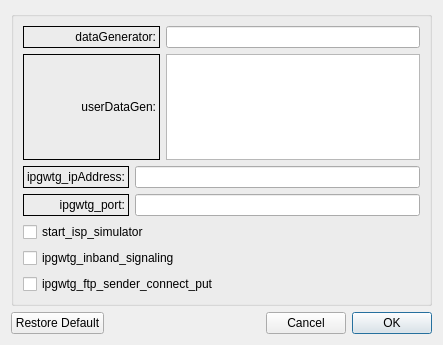
<?xml version="1.0" encoding="UTF-8"?>
<ui version="4.0">
 <class>ipexForm</class>
 <widget class="QWidget" name="ipexForm">
  <property name="geometry">
   <rect>
    <x>0</x>
    <y>0</y>
    <width>443</width>
    <height>345</height>
   </rect>
  </property>
  <property name="windowTitle">
   <string>Ipex Settings</string>
  </property>
  <layout class="QGridLayout" name="gridLayout_2">
   <item row="0" column="0">
    <widget class="QGroupBox" name="gbIpex">
     <property name="title">
      <string/>
     </property>
     <layout class="QGridLayout" name="gridLayout">
      <item row="0" column="0">
       <layout class="QVBoxLayout" name="verticalLayout_5">
        <item>
         <layout class="QHBoxLayout" name="horizontalLayout_4">
          <item>
           <widget class="QLabel" name="label_4">
            <property name="minimumSize">
             <size>
              <width>137</width>
              <height>0</height>
             </size>
            </property>
            <property name="frameShape">
             <enum>QFrame::Box</enum>
            </property>
            <property name="text">
             <string>dataGenerator:</string>
            </property>
            <property name="alignment">
             <set>Qt::AlignRight|Qt::AlignTrailing|Qt::AlignVCenter</set>
            </property>
           </widget>
          </item>
          <item>
           <widget class="QLineEdit" name="tet_dataGenerator"/>
          </item>
         </layout>
        </item>
        <item>
         <layout class="QHBoxLayout" name="horizontalLayout">
          <item>
           <widget class="QLabel" name="label">
            <property name="minimumSize">
             <size>
              <width>137</width>
              <height>0</height>
             </size>
            </property>
            <property name="frameShape">
             <enum>QFrame::Box</enum>
            </property>
            <property name="text">
             <string>userDataGen:</string>
            </property>
            <property name="alignment">
             <set>Qt::AlignRight|Qt::AlignTrailing|Qt::AlignVCenter</set>
            </property>
           </widget>
          </item>
          <item>
           <widget class="QTextEdit" name="tet_userDataGen"/>
          </item>
         </layout>
        </item>
        <item>
         <layout class="QVBoxLayout" name="verticalLayout_4">
          <item>
           <layout class="QHBoxLayout" name="horizontalLayout_2">
            <item>
             <layout class="QVBoxLayout" name="verticalLayout">
              <item>
               <widget class="QLabel" name="label_2">
                <property name="frameShape">
                 <enum>QFrame::Box</enum>
                </property>
                <property name="text">
                 <string>ipgwtg_ipAddress:</string>
                </property>
                <property name="alignment">
                 <set>Qt::AlignRight|Qt::AlignTrailing|Qt::AlignVCenter</set>
                </property>
               </widget>
              </item>
              <item>
               <widget class="QLabel" name="label_3">
                <property name="frameShape">
                 <enum>QFrame::Box</enum>
                </property>
                <property name="text">
                 <string>ipgwtg_port:</string>
                </property>
                <property name="alignment">
                 <set>Qt::AlignRight|Qt::AlignTrailing|Qt::AlignVCenter</set>
                </property>
               </widget>
              </item>
             </layout>
            </item>
            <item>
             <layout class="QVBoxLayout" name="verticalLayout_2">
              <item>
               <widget class="QLineEdit" name="tet_ipgwtg_ipAddress"/>
              </item>
              <item>
               <widget class="QLineEdit" name="tet_ipgwtg_port"/>
              </item>
             </layout>
            </item>
           </layout>
          </item>
          <item>
           <layout class="QVBoxLayout" name="verticalLayout_3">
            <item>
             <widget class="QCheckBox" name="checkBox_start_isp_simulator">
              <property name="text">
               <string>start_isp_simulator</string>
              </property>
             </widget>
            </item>
            <item>
             <widget class="QCheckBox" name="checkBox_ipgwtg_inband_signaling">
              <property name="text">
               <string>ipgwtg_inband_signaling</string>
              </property>
             </widget>
            </item>
            <item>
             <widget class="QCheckBox" name="checkBox_ipgwtg_ftp_sender_connect_put">
              <property name="text">
               <string>ipgwtg_ftp_sender_connect_put</string>
              </property>
             </widget>
            </item>
           </layout>
          </item>
         </layout>
        </item>
       </layout>
      </item>
     </layout>
    </widget>
   </item>
   <item row="1" column="0">
    <layout class="QHBoxLayout" name="horizontalLayout_3">
     <item>
      <widget class="QPushButton" name="pbReset">
       <property name="text">
        <string>Restore Default</string>
       </property>
      </widget>
     </item>
     <item>
      <spacer name="horizontalSpacer">
       <property name="orientation">
        <enum>Qt::Horizontal</enum>
       </property>
       <property name="sizeHint" stdset="0">
        <size>
         <width>40</width>
         <height>20</height>
        </size>
       </property>
      </spacer>
     </item>
     <item>
      <widget class="QDialogButtonBox" name="buttonBox">
       <property name="enabled">
        <bool>true</bool>
       </property>
       <property name="layoutDirection">
        <enum>Qt::RightToLeft</enum>
       </property>
       <property name="standardButtons">
        <set>QDialogButtonBox::Cancel|QDialogButtonBox::Ok</set>
       </property>
      </widget>
     </item>
    </layout>
   </item>
  </layout>
 </widget>
 <resources/>
 <connections/>
</ui>
